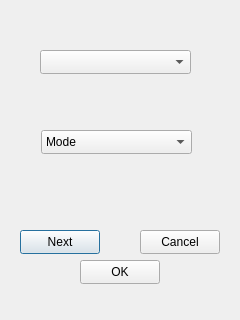
<?xml version="1.0" encoding="UTF-8"?>
<ui version="4.0">
 <class>Dialog</class>
 <widget class="QDialog" name="Dialog">
  <property name="geometry">
   <rect>
    <x>0</x>
    <y>0</y>
    <width>240</width>
    <height>320</height>
   </rect>
  </property>
  <property name="windowTitle">
   <string>Dialog</string>
  </property>
  <widget class="QComboBox" name="discret_combo">
   <property name="geometry">
    <rect>
     <x>40</x>
     <y>50</y>
     <width>151</width>
     <height>24</height>
    </rect>
   </property>
  </widget>
  <widget class="QComboBox" name="discret_method">
   <property name="geometry">
    <rect>
     <x>41</x>
     <y>130</y>
     <width>151</width>
     <height>24</height>
    </rect>
   </property>
   <item>
    <property name="text">
     <string>Mode</string>
    </property>
   </item>
   <item>
    <property name="text">
     <string>Median</string>
    </property>
   </item>
   <item>
    <property name="text">
     <string>Mean</string>
    </property>
   </item>
  </widget>
  <widget class="QPushButton" name="next_button">
   <property name="geometry">
    <rect>
     <x>20</x>
     <y>230</y>
     <width>80</width>
     <height>24</height>
    </rect>
   </property>
   <property name="text">
    <string>Next</string>
   </property>
  </widget>
  <widget class="QPushButton" name="cancel_button">
   <property name="geometry">
    <rect>
     <x>140</x>
     <y>230</y>
     <width>80</width>
     <height>24</height>
    </rect>
   </property>
   <property name="text">
    <string>Cancel</string>
   </property>
  </widget>
  <widget class="QPushButton" name="ok">
   <property name="geometry">
    <rect>
     <x>80</x>
     <y>260</y>
     <width>80</width>
     <height>24</height>
    </rect>
   </property>
   <property name="text">
    <string>OK</string>
   </property>
  </widget>
 </widget>
 <resources/>
 <connections/>
</ui>
